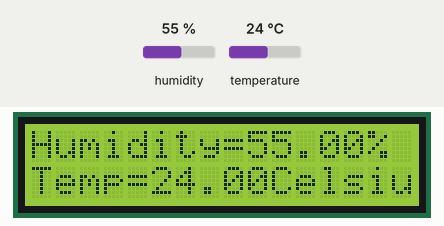
Bench run of a sketch on a simulated Arduino Uno, built with avr-gcc and run on an emulated ATmega328P. Shown: 16×2 character LCD. The inputs (shaded band) are chosen by the test bench; at power-on: humidity 55 %, temperature 24 °C.

Above: at 1.2 s.
1.3 s: humidity set to 22 %
At 2.9 s:
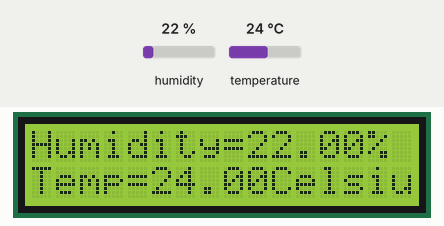
7.3 s: temperature set to 12 °C
At 8.7 s:
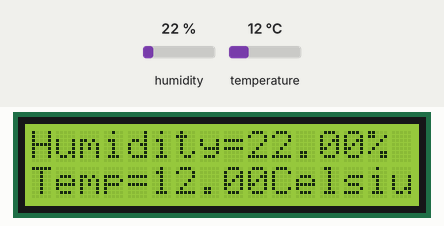
11.7 s: humidity set to 40 %
At 13.0 s:
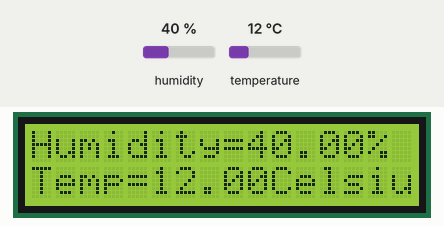
15.7 s: temperature set to 19 °C
At 17.2 s:
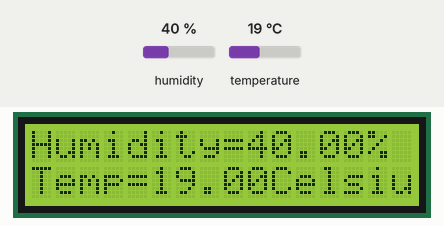
Timing chart, 0 to 18.7 s (numbered marks = the images above; inputs shaded):
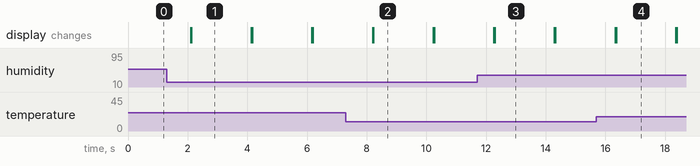

Measured:
- after the input at 1.3 s, the display: first differs from a run without the input after 0.83 s (image 1)
- after the input at 7.3 s, the display: first differs from a run without the input after 0.92 s (image 2)
- after the input at 11.7 s, the display: first differs from a run without the input after 0.59 s (image 3)
- after the input at 15.7 s, the display: first differs from a run without the input after 0.66 s (image 4)
- what the display in image 1 shows lasts 2.0 s, from 2.1 s to 4.1 s

The sketch:

HumidTemp.ino
```cpp
#include <LiquidCrystal.h>
#include <DHT.h>

#define DHTPIN 6
#define DHTTYPE DHT11

DHT DHT(DHTPIN,DHTTYPE);
const int rs = 12, en = 11, d4 = 5, d5 = 4, d6 = 3, d7 = 2;
LiquidCrystal lcd(rs, en, d4, d5, d6, d7);

void setup() {
 DHT.begin();// initialize the sensor
 lcd.begin(16, 2);
}
void loop() {
  int check = DHT.read(DHTPIN);
 lcd.clear();
   lcd.setCursor(0,0);// set the cursor on the first row and column
   lcd.print("Humidity=");
   lcd.print((float)DHT.readHumidity());//print the humidity
   lcd.print("%");
   lcd.setCursor(0,1);//set the cursor on the second row and first column
   lcd.print("Temp=");
   lcd.print((float)DHT.readTemperature());//print the temperature
   lcd.print("Celsius");
   delay(2000);
   lcd.clear();
}
```
